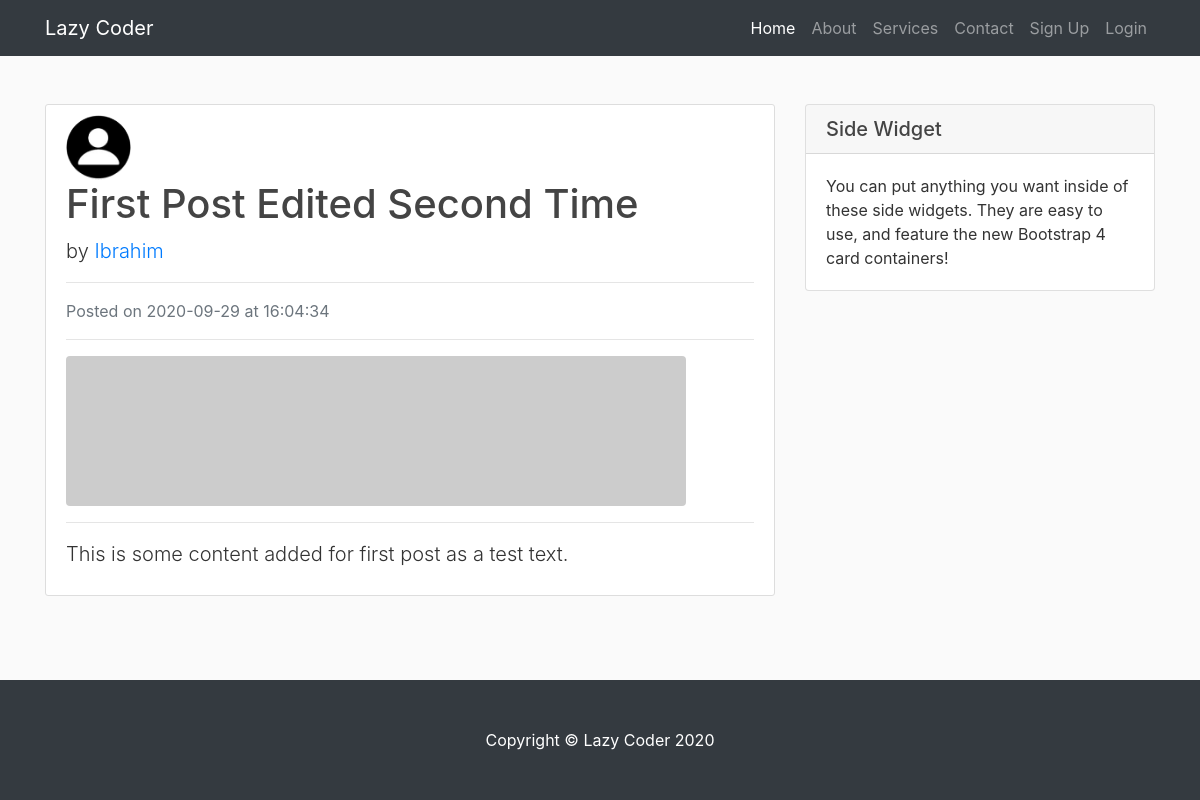
/post/1, run on an earlier commit of the app's database.
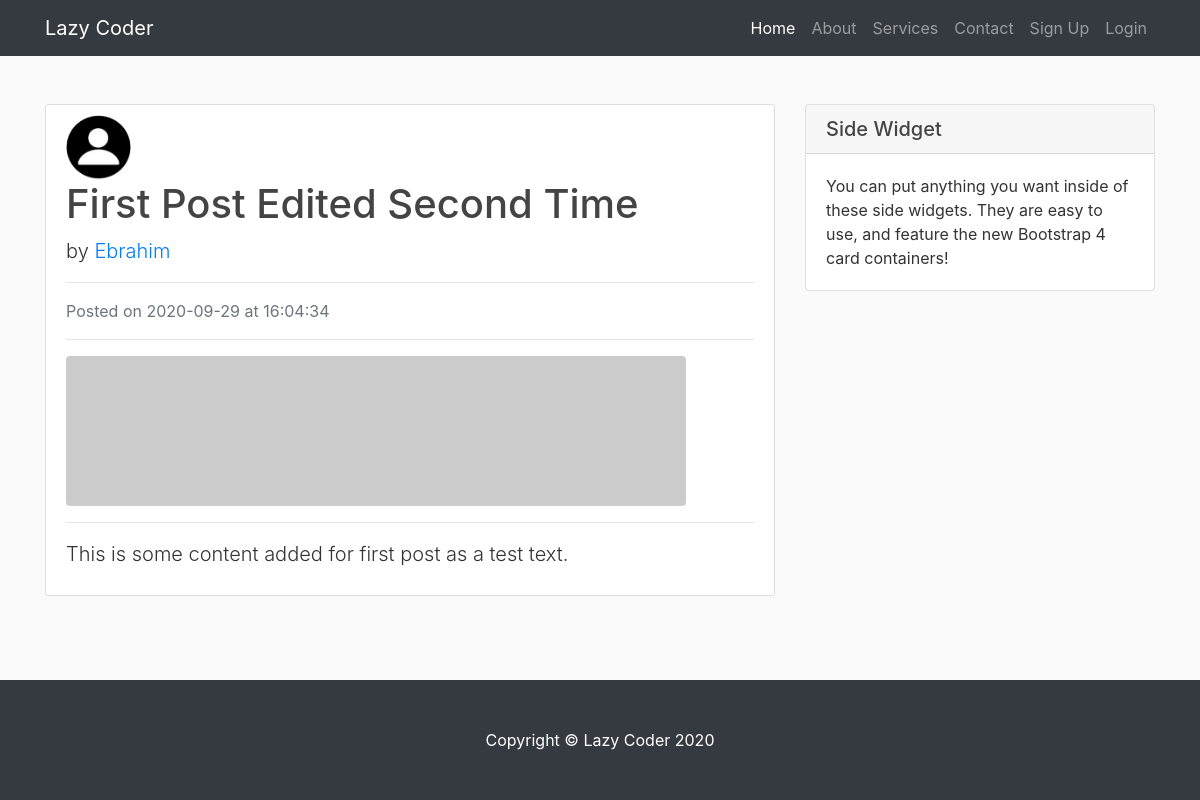
And on a later commit of the database.
### blog/models.py (models this page shows, shortened)
class User(db.Model, UserMixin):
    id = db.Column(db.Integer, primary_key=True)
    username = db.Column(db.String(255), unique=True, nullable=False)
    email = db.Column(db.String(255), unique=True, nullable=False)
    image_file = db.Column(db.String(20), nullable=False, default='default.jpg')
    password = db.Column(db.String(60), nullable = False)
    posts = db.relationship('Post', backref='author', lazy=True)

### blog/post/routes.py (the view)
@post.route('/post/<int:post_id>')
def show_post(post_id):
    post = Post.query.get_or_404(post_id)
    return render_template('post.html', title=post.title, post=post)

### blog/templates/post.html (shortened to what this page needs)
{% extends 'layout.html' %}
{% block content %}
    <div class="content-section mt-3">
        <img class="rounded-circle article-img" src="{{ url_for('static', filename='profiles/' + post.author.image_file) }}" alt="">
        <div class="media-body">
            <h1 class="artile-title">
                {{ post.title }}
            </h1>
            <p class="lead">
                by <a href="{{ url_for('user.user_posts', username=post.author.username) }}">{{ post.author.username }}</a>
            </p>
            <hr>
            <p class="text-muted">Posted on {{ post.date_posted.strftime('%Y-%m-%d') }} at {{ post.date_posted.strftime('%H:%M:%S') }}</p>
            <hr>
            <img class="img-fluid rounded" src="http://placehold.it/620x150" alt="">
            <hr>
            <p class="lead">{{ post.content }}</p>
        </div>
    </div>
{% endblock content %}
{% block sidebar %}
    <div class="card my-4">
        <h5 class="card-header">Side Widget</h5>
        <div class="card-body">
          You can put anything you want inside of these side widgets. They are easy to use, and feature the new Bootstrap 4 card containers!
        </div>
    </div>
{% endblock sidebar %}

What changed in the data, as far as the page shows it:
changed User: author.username "Ibrahim" → "Ebrahim"
